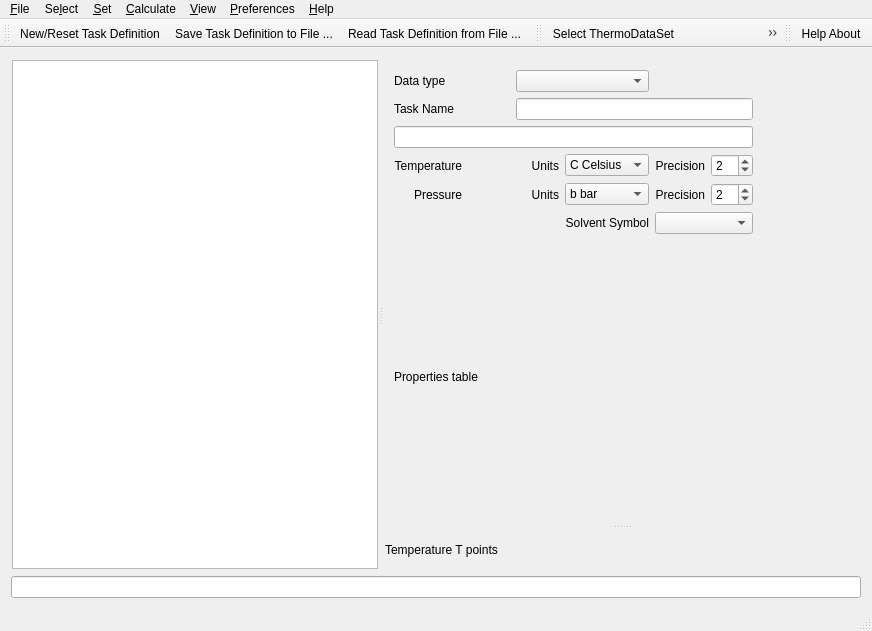
<?xml version="1.0" encoding="UTF-8"?>
<ui version="4.0">
 <class>ThermoFunWidget</class>
 <widget class="QMainWindow" name="ThermoFunWidget">
  <property name="geometry">
   <rect>
    <x>0</x>
    <y>0</y>
    <width>872</width>
    <height>631</height>
   </rect>
  </property>
  <property name="windowTitle">
   <string>ThermoFun Tabulation of Thermodynamic Properties</string>
  </property>
  <widget class="QWidget" name="centralWidget">
   <layout class="QVBoxLayout" name="verticalLayout">
    <item>
     <widget class="QSplitter" name="mainSplitter">
      <property name="orientation">
       <enum>Qt::Horizontal</enum>
      </property>
      <property name="opaqueResize">
       <bool>true</bool>
      </property>
      <widget class="QWidget" name="keyWidget" native="true">
       <layout class="QVBoxLayout" name="verticalLayout_4">
        <property name="spacing">
         <number>0</number>
        </property>
        <property name="leftMargin">
         <number>0</number>
        </property>
        <property name="topMargin">
         <number>0</number>
        </property>
        <property name="rightMargin">
         <number>0</number>
        </property>
        <property name="bottomMargin">
         <number>0</number>
        </property>
        <item>
         <widget class="QSplitter" name="keySplitter">
          <property name="orientation">
           <enum>Qt::Vertical</enum>
          </property>
          <widget class="QWidget" name="widget" native="true">
           <layout class="QVBoxLayout" name="verticalLayout_2" stretch="0">
            <property name="spacing">
             <number>1</number>
            </property>
            <property name="leftMargin">
             <number>1</number>
            </property>
            <property name="topMargin">
             <number>1</number>
            </property>
            <property name="rightMargin">
             <number>1</number>
            </property>
            <property name="bottomMargin">
             <number>1</number>
            </property>
            <item>
             <widget class="QTextEdit" name="taskQuery">
              <property name="readOnly">
               <bool>true</bool>
              </property>
             </widget>
            </item>
           </layout>
          </widget>
         </widget>
        </item>
       </layout>
      </widget>
      <widget class="QWidget" name="listsWidget" native="true">
       <layout class="QVBoxLayout" name="verticalLayout_3">
        <property name="spacing">
         <number>0</number>
        </property>
        <property name="leftMargin">
         <number>0</number>
        </property>
        <property name="topMargin">
         <number>0</number>
        </property>
        <property name="rightMargin">
         <number>0</number>
        </property>
        <property name="bottomMargin">
         <number>0</number>
        </property>
        <item>
         <widget class="QSplitter" name="lstSplitter">
          <property name="orientation">
           <enum>Qt::Vertical</enum>
          </property>
          <widget class="QWidget" name="inWidget" native="true">
           <layout class="QGridLayout" name="gridLayout">
            <item row="3" column="2">
             <widget class="QLabel" name="label_5">
              <property name="text">
               <string>Units</string>
              </property>
              <property name="alignment">
               <set>Qt::AlignRight|Qt::AlignTrailing|Qt::AlignVCenter</set>
              </property>
             </widget>
            </item>
            <item row="4" column="5">
             <widget class="QSpinBox" name="pPrecision">
              <property name="toolTip">
               <string extracomment="Output precision / digits after decimal point (in Fixed Format)">Number of digits after decimal point for pressure</string>
              </property>
              <property name="toolTipDuration">
               <number>5</number>
              </property>
              <property name="value">
               <number>2</number>
              </property>
             </widget>
            </item>
            <item row="0" column="0" colspan="2" alignment="Qt::AlignLeft">
             <widget class="QLabel" name="label">
              <property name="text">
               <string>Data type</string>
              </property>
             </widget>
            </item>
            <item row="1" column="2" colspan="4">
             <widget class="QLineEdit" name="pName">
              <property name="toolTip">
               <string>Calculation task name</string>
              </property>
             </widget>
            </item>
            <item row="6" column="4" colspan="2">
             <widget class="QComboBox" name="pSolventSymbol">
              <property name="enabled">
               <bool>true</bool>
              </property>
              <property name="toolTip">
               <string>Symbol of the solvent used for calculating properties of disolved solute species</string>
              </property>
             </widget>
            </item>
            <item row="4" column="0">
             <widget class="QLabel" name="label_7">
              <property name="enabled">
               <bool>true</bool>
              </property>
              <property name="maximumSize">
               <size>
                <width>120</width>
                <height>16777215</height>
               </size>
              </property>
              <property name="text">
               <string>Pressure</string>
              </property>
              <property name="alignment">
               <set>Qt::AlignRight|Qt::AlignTrailing|Qt::AlignVCenter</set>
              </property>
             </widget>
            </item>
            <item row="3" column="4">
             <widget class="QLabel" name="label_10">
              <property name="toolTip">
               <string>Number of digits after decimal point</string>
              </property>
              <property name="statusTip">
               <string>Precision of temperature values</string>
              </property>
              <property name="text">
               <string>Precision</string>
              </property>
              <property name="alignment">
               <set>Qt::AlignRight|Qt::AlignTrailing|Qt::AlignVCenter</set>
              </property>
             </widget>
            </item>
            <item row="4" column="3">
             <widget class="QComboBox" name="pPunit">
              <item>
               <property name="text">
                <string>b bar</string>
               </property>
              </item>
              <item>
               <property name="text">
                <string>B kbar</string>
               </property>
              </item>
              <item>
               <property name="text">
                <string>p Pa</string>
               </property>
              </item>
              <item>
               <property name="text">
                <string>P MPa</string>
               </property>
              </item>
              <item>
               <property name="text">
                <string>A atm</string>
               </property>
              </item>
             </widget>
            </item>
            <item row="4" column="2">
             <widget class="QLabel" name="label_6">
              <property name="text">
               <string>Units</string>
              </property>
              <property name="alignment">
               <set>Qt::AlignRight|Qt::AlignTrailing|Qt::AlignVCenter</set>
              </property>
             </widget>
            </item>
            <item row="3" column="3">
             <widget class="QComboBox" name="pTunit">
              <property name="currentText">
               <string>C Celsius</string>
              </property>
              <item>
               <property name="text">
                <string>C Celsius</string>
               </property>
              </item>
              <item>
               <property name="text">
                <string>K Kelvin</string>
               </property>
              </item>
             </widget>
            </item>
            <item row="7" column="0" colspan="8">
             <widget class="QLabel" name="label_9">
              <property name="maximumSize">
               <size>
                <width>16777215</width>
                <height>16777215</height>
               </size>
              </property>
              <property name="text">
               <string>Properties table</string>
              </property>
             </widget>
            </item>
            <item row="4" column="4">
             <widget class="QLabel" name="label_12">
              <property name="toolTip">
               <string>Number of digits after decimal point</string>
              </property>
              <property name="statusTip">
               <string>Precision of pressure values</string>
              </property>
              <property name="text">
               <string>Precision</string>
              </property>
              <property name="alignment">
               <set>Qt::AlignRight|Qt::AlignTrailing|Qt::AlignVCenter</set>
              </property>
             </widget>
            </item>
            <item row="1" column="0" colspan="2" alignment="Qt::AlignLeft">
             <widget class="QLabel" name="label_8">
              <property name="text">
               <string>Task Name</string>
              </property>
              <property name="alignment">
               <set>Qt::AlignRight|Qt::AlignTrailing|Qt::AlignVCenter</set>
              </property>
             </widget>
            </item>
            <item row="0" column="2" colspan="2">
             <widget class="QComboBox" name="typeBox">
              <property name="toolTip">
               <string>Type of data to calculate properties for</string>
              </property>
             </widget>
            </item>
            <item row="6" column="3">
             <widget class="QLabel" name="label_13">
              <property name="toolTip">
               <string>Symbol of the solvent used for calculating properties of disolved solute species</string>
              </property>
              <property name="text">
               <string>Solvent Symbol</string>
              </property>
              <property name="alignment">
               <set>Qt::AlignRight|Qt::AlignTrailing|Qt::AlignVCenter</set>
              </property>
             </widget>
            </item>
            <item row="2" column="0" colspan="6">
             <widget class="QLineEdit" name="pComment">
              <property name="toolTip">
               <string>Calculation task comment</string>
              </property>
             </widget>
            </item>
            <item row="3" column="0">
             <widget class="QLabel" name="label_3">
              <property name="text">
               <string>Temperature</string>
              </property>
              <property name="alignment">
               <set>Qt::AlignRight|Qt::AlignTrailing|Qt::AlignVCenter</set>
              </property>
             </widget>
            </item>
            <item row="3" column="5">
             <widget class="QSpinBox" name="tPrecision">
              <property name="toolTip">
               <string extracomment="Output precision / digits after decimal point (in Fixed Format)">Number of digits after decimal point for temperature</string>
              </property>
              <property name="toolTipDuration">
               <number>5</number>
              </property>
              <property name="value">
               <number>2</number>
              </property>
             </widget>
            </item>
           </layout>
          </widget>
          <widget class="QWidget" name="outWidget" native="true">
           <layout class="QGridLayout" name="gridLayout_3">
            <property name="leftMargin">
             <number>2</number>
            </property>
            <property name="topMargin">
             <number>2</number>
            </property>
            <property name="rightMargin">
             <number>2</number>
            </property>
            <property name="bottomMargin">
             <number>2</number>
            </property>
            <property name="spacing">
             <number>2</number>
            </property>
            <item row="1" column="0">
             <widget class="QLabel" name="label_4">
              <property name="text">
               <string>Temperature T points</string>
              </property>
             </widget>
            </item>
           </layout>
          </widget>
         </widget>
        </item>
       </layout>
      </widget>
     </widget>
    </item>
    <item>
     <widget class="QLineEdit" name="calcStatus">
      <property name="minimumSize">
       <size>
        <width>125</width>
        <height>0</height>
       </size>
      </property>
      <property name="toolTip">
       <string>Status bar, what to do next and error messages</string>
      </property>
      <property name="readOnly">
       <bool>true</bool>
      </property>
     </widget>
    </item>
   </layout>
  </widget>
  <widget class="QMenuBar" name="menuBar">
   <property name="geometry">
    <rect>
     <x>0</x>
     <y>0</y>
     <width>872</width>
     <height>19</height>
    </rect>
   </property>
   <widget class="QMenu" name="menu_File">
    <property name="title">
     <string>&amp;File</string>
    </property>
    <addaction name="separator"/>
    <addaction name="actionNew_Reset_Task_Definition"/>
    <addaction name="separator"/>
    <addaction name="actionExport_CfgFile"/>
    <addaction name="actionImport_CfgFile"/>
    <addaction name="separator"/>
    <addaction name="actionE_xit"/>
   </widget>
   <widget class="QMenu" name="menuHelp">
    <property name="title">
     <string>&amp;Help</string>
    </property>
    <addaction name="actionContents"/>
    <addaction name="separator"/>
    <addaction name="actionVersion"/>
    <addaction name="actionAuthors"/>
    <addaction name="actionLicense"/>
    <addaction name="separator"/>
    <addaction name="action_Help_About"/>
   </widget>
   <widget class="QMenu" name="menu_Calc">
    <property name="title">
     <string>&amp;Calculate</string>
    </property>
    <addaction name="actionCalculate_Properties"/>
    <addaction name="actionCalculate_TP"/>
   </widget>
   <widget class="QMenu" name="menuPreferences">
    <property name="title">
     <string>&amp;Preferences</string>
    </property>
    <addaction name="actionCalculate_Substances_Records_from_Dependent_Reactions"/>
    <addaction name="actionCalculate_Reactions_Records_from_Reactants"/>
    <addaction name="separator"/>
    <addaction name="actionFixed_output_number_format"/>
   </widget>
   <widget class="QMenu" name="menuSelect">
    <property name="title">
     <string>Se&amp;lect</string>
    </property>
    <addaction name="actionSelect_ThermoDataSet"/>
    <addaction name="actionSelect_Elements"/>
    <addaction name="actionSelect_Substances"/>
    <addaction name="actionSelect_Reactions"/>
   </widget>
   <widget class="QMenu" name="menuSet">
    <property name="title">
     <string>&amp;Set</string>
    </property>
    <addaction name="actionReset_TP"/>
    <addaction name="actionRealloc_TP"/>
    <addaction name="separator"/>
    <addaction name="actionChange_Property_list"/>
   </widget>
   <widget class="QMenu" name="menuView">
    <property name="title">
     <string>&amp;View</string>
    </property>
    <addaction name="actionShow_Results"/>
   </widget>
   <addaction name="menu_File"/>
   <addaction name="menuSelect"/>
   <addaction name="menuSet"/>
   <addaction name="menu_Calc"/>
   <addaction name="menuView"/>
   <addaction name="menuPreferences"/>
   <addaction name="menuHelp"/>
  </widget>
  <widget class="QStatusBar" name="statusBar"/>
  <widget class="QToolBar" name="mainToolBar">
   <property name="statusTip">
    <string/>
   </property>
   <property name="floatable">
    <bool>true</bool>
   </property>
   <attribute name="toolBarArea">
    <enum>TopToolBarArea</enum>
   </attribute>
   <attribute name="toolBarBreak">
    <bool>false</bool>
   </attribute>
   <addaction name="actionNew_Reset_Task_Definition"/>
   <addaction name="actionExport_CfgFile"/>
   <addaction name="actionImport_CfgFile"/>
  </widget>
  <widget class="QToolBar" name="nameToolBar">
   <property name="windowTitle">
    <string>toolBar</string>
   </property>
   <attribute name="toolBarArea">
    <enum>TopToolBarArea</enum>
   </attribute>
   <attribute name="toolBarBreak">
    <bool>false</bool>
   </attribute>
   <addaction name="actionSelect_ThermoDataSet"/>
   <addaction name="actionReset_TP"/>
   <addaction name="actionChange_Property_list"/>
   <addaction name="actionCalculate_Properties"/>
   <addaction name="actionShow_Results"/>
  </widget>
  <widget class="QToolBar" name="toolBar">
   <property name="windowTitle">
    <string>toolBar</string>
   </property>
   <attribute name="toolBarArea">
    <enum>TopToolBarArea</enum>
   </attribute>
   <attribute name="toolBarBreak">
    <bool>false</bool>
   </attribute>
   <addaction name="action_Help_About"/>
  </widget>
  <action name="actionE_xit">
   <property name="text">
    <string>E&amp;xit</string>
   </property>
  </action>
  <action name="actionImport_CfgFile">
   <property name="icon">
    <iconset resource="../ThermoFunDemoGUI.qrc">
     <normaloff>:/Icons/ShowFilesIcon24.png</normaloff>:/Icons/ShowFilesIcon24.png</iconset>
   </property>
   <property name="text">
    <string>&amp;Open Task Definition from File ...</string>
   </property>
   <property name="iconText">
    <string>Read Task Definition from File ...</string>
   </property>
   <property name="toolTip">
    <string>Read calculation setup from file ...</string>
   </property>
  </action>
  <action name="actionExport_CfgFile">
   <property name="icon">
    <iconset resource="../ThermoFunDemoGUI.qrc">
     <normaloff>:/Icons/SaveCurrentRecordIcon24.png</normaloff>:/Icons/SaveCurrentRecordIcon24.png</iconset>
   </property>
   <property name="text">
    <string>&amp;Save Task Definition to File ...</string>
   </property>
   <property name="iconText">
    <string>Save Task Definition to File ...</string>
   </property>
   <property name="toolTip">
    <string>Save calculation setup to file...</string>
   </property>
  </action>
  <action name="action_Help_About">
   <property name="icon">
    <iconset resource="../ThermoFunDemoGUI.qrc">
     <normaloff>:/Icons/QuestionMessageIcon24.png</normaloff>:/Icons/QuestionMessageIcon24.png</iconset>
   </property>
   <property name="text">
    <string> Help &amp;About</string>
   </property>
   <property name="toolTip">
    <string>Show Help VIewer ...</string>
   </property>
  </action>
  <action name="actionAuthors">
   <property name="text">
    <string>Au&amp;thors ...</string>
   </property>
  </action>
  <action name="actionLicense">
   <property name="text">
    <string>&amp;License ...</string>
   </property>
  </action>
  <action name="actionContents">
   <property name="text">
    <string>Help &amp;Contents ...</string>
   </property>
  </action>
  <action name="actionVersion">
   <property name="text">
    <string>&amp;Version ...</string>
   </property>
  </action>
  <action name="actionCalculate_Properties">
   <property name="icon">
    <iconset resource="../ThermoFunDemoGUI.qrc">
     <normaloff>:/Icons/CalculateRecordDataIcon24.png</normaloff>:/Icons/CalculateRecordDataIcon24.png</iconset>
   </property>
   <property name="text">
    <string>&amp;Properties ...</string>
   </property>
  </action>
  <action name="actionCalculate_TP">
   <property name="enabled">
    <bool>false</bool>
   </property>
   <property name="icon">
    <iconset resource="../ThermoFunDemoGUI.qrc">
     <normaloff>:/Icons/RTparmModuleIcon24.png</normaloff>:/Icons/RTparmModuleIcon24.png</iconset>
   </property>
   <property name="text">
    <string>&amp;Tabulate the temperature and pressure points</string>
   </property>
  </action>
  <action name="actionShow_Results">
   <property name="enabled">
    <bool>false</bool>
   </property>
   <property name="icon">
    <iconset resource="../ThermoFunDemoGUI.qrc">
     <normaloff>:/Icons/ShowGEMResultsIcon24.png</normaloff>:/Icons/ShowGEMResultsIcon24.png</iconset>
   </property>
   <property name="text">
    <string>Table with &amp;Results  ...</string>
   </property>
  </action>
  <action name="actionChange_Property_list">
   <property name="icon">
    <iconset resource="../ThermoFunDemoGUI.qrc">
     <normaloff>:/Icons/DocumentsPileIcon24.png</normaloff>:/Icons/DocumentsPileIcon24.png</iconset>
   </property>
   <property name="text">
    <string>&amp;Properties to Calculate ...</string>
   </property>
   <property name="toolTip">
    <string>Set properties to calculate</string>
   </property>
  </action>
  <action name="actionRealloc_TP">
   <property name="text">
    <string>&amp;Size of Temperature and Pressure points list ...</string>
   </property>
   <property name="toolTip">
    <string>Realloc TP pairs list</string>
   </property>
  </action>
  <action name="actionReset_TP">
   <property name="icon">
    <iconset resource="../ThermoFunDemoGUI.qrc">
     <normaloff>:/Icons/SelectTP24.png</normaloff>:/Icons/SelectTP24.png</iconset>
   </property>
   <property name="text">
    <string>&amp;Temperature and Pressure points ...</string>
   </property>
   <property name="toolTip">
    <string>Set temperature and pressure points</string>
   </property>
  </action>
  <action name="actionNew_Reset_Task_Definition">
   <property name="icon">
    <iconset resource="../ThermoFunDemoGUI.qrc">
     <normaloff>:/Icons/NewCreateRecordIcon24.png</normaloff>:/Icons/NewCreateRecordIcon24.png</iconset>
   </property>
   <property name="text">
    <string>&amp;New/Reset Task Definition</string>
   </property>
   <property name="toolTip">
    <string>Reset window</string>
   </property>
  </action>
  <action name="actionSelect_ThermoDataSet">
   <property name="icon">
    <iconset resource="../ThermoFunDemoGUI.qrc">
     <normaloff>:/Icons/ICompModuleIcon24.png</normaloff>:/Icons/ICompModuleIcon24.png</iconset>
   </property>
   <property name="text">
    <string>Select &amp;ThermoDataSet ...</string>
   </property>
   <property name="toolTip">
    <string>Select thermodynamic dataset</string>
   </property>
  </action>
  <action name="action_Set_Elemets_to_reactions">
   <property name="text">
    <string> &amp;Set Elemets to reactions</string>
   </property>
  </action>
  <action name="actionCalculate_Substances_Records_from_Dependent_Reactions">
   <property name="checkable">
    <bool>true</bool>
   </property>
   <property name="text">
    <string>Calculate &amp;Substances Records from Dependent Reactions</string>
   </property>
  </action>
  <action name="actionCalculate_Reactions_Records_from_Reactants">
   <property name="checkable">
    <bool>true</bool>
   </property>
   <property name="text">
    <string>Calculate &amp;Reactions Records from Reactants</string>
   </property>
  </action>
  <action name="action_Set_Elemets_to_reactionsets">
   <property name="text">
    <string> &amp;Set Elemets to reactionsets</string>
   </property>
   <property name="toolTip">
    <string>Set Elemets to ReactionSets</string>
   </property>
  </action>
  <action name="actionSelect_Elements">
   <property name="enabled">
    <bool>true</bool>
   </property>
   <property name="text">
    <string>Select &amp;Elements ...</string>
   </property>
  </action>
  <action name="actionSelect_Substances">
   <property name="enabled">
    <bool>false</bool>
   </property>
   <property name="text">
    <string>Select &amp;Substances ...</string>
   </property>
  </action>
  <action name="actionSelect_ReactionSets">
   <property name="text">
    <string>Select ReactionSets ...</string>
   </property>
  </action>
  <action name="actionSelect_Reactions">
   <property name="enabled">
    <bool>false</bool>
   </property>
   <property name="text">
    <string>Select Reactions ...</string>
   </property>
  </action>
  <action name="actionFixed_output_number_format">
   <property name="checkable">
    <bool>true</bool>
   </property>
   <property name="checked">
    <bool>true</bool>
   </property>
   <property name="text">
    <string>Fixed output number format</string>
   </property>
   <property name="toolTip">
    <string>Output values that have a fixed number of digits after the decima point</string>
   </property>
  </action>
 </widget>
 <layoutdefault spacing="6" margin="11"/>
 <resources>
  <include location="../ThermoFunDemoGUI.qrc"/>
 </resources>
 <connections/>
</ui>
